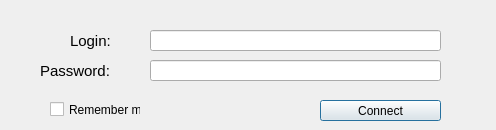
<?xml version="1.0" encoding="UTF-8"?>
<ui version="4.0">
 <class>AutorisationRequest</class>
 <widget class="QDialog" name="AutorisationRequest">
  <property name="geometry">
   <rect>
    <x>0</x>
    <y>0</y>
    <width>496</width>
    <height>130</height>
   </rect>
  </property>
  <property name="windowTitle">
   <string>Dialog</string>
  </property>
  <widget class="QLabel" name="error_label">
   <property name="geometry">
    <rect>
     <x>30</x>
     <y>140</y>
     <width>441</width>
     <height>16</height>
    </rect>
   </property>
   <property name="text">
    <string>Unable to connect due to unknown server's ip and port. Please specify it.</string>
   </property>
  </widget>
  <widget class="QLineEdit" name="password_edit">
   <property name="geometry">
    <rect>
     <x>150</x>
     <y>60</y>
     <width>291</width>
     <height>21</height>
    </rect>
   </property>
   <property name="inputMethodHints">
    <set>Qt::ImhHiddenText|Qt::ImhNoAutoUppercase|Qt::ImhNoPredictiveText|Qt::ImhSensitiveData</set>
   </property>
   <property name="echoMode">
    <enum>QLineEdit::Password</enum>
   </property>
   <property name="clearButtonEnabled">
    <bool>true</bool>
   </property>
  </widget>
  <widget class="QLineEdit" name="lineEdit_6">
   <property name="geometry">
    <rect>
     <x>350</x>
     <y>220</y>
     <width>51</width>
     <height>21</height>
    </rect>
   </property>
  </widget>
  <widget class="QLabel" name="label_7">
   <property name="geometry">
    <rect>
     <x>365</x>
     <y>170</y>
     <width>31</width>
     <height>13</height>
    </rect>
   </property>
   <property name="font">
    <font>
     <family>Arial</family>
    </font>
   </property>
   <property name="text">
    <string>port</string>
   </property>
  </widget>
  <widget class="QLineEdit" name="lineEdit_3">
   <property name="geometry">
    <rect>
     <x>170</x>
     <y>190</y>
     <width>161</width>
     <height>21</height>
    </rect>
   </property>
  </widget>
  <widget class="QCheckBox" name="remember_me_checkbox">
   <property name="geometry">
    <rect>
     <x>50</x>
     <y>100</y>
     <width>91</width>
     <height>19</height>
    </rect>
   </property>
   <property name="font">
    <font>
     <family>Arial</family>
    </font>
   </property>
   <property name="text">
    <string>Remember me</string>
   </property>
  </widget>
  <widget class="QPushButton" name="connect_button">
   <property name="geometry">
    <rect>
     <x>320</x>
     <y>100</y>
     <width>121</width>
     <height>21</height>
    </rect>
   </property>
   <property name="text">
    <string>Connect</string>
   </property>
  </widget>
  <widget class="QLabel" name="label_2">
   <property name="geometry">
    <rect>
     <x>40</x>
     <y>60</y>
     <width>81</width>
     <height>21</height>
    </rect>
   </property>
   <property name="font">
    <font>
     <family>Arial</family>
     <pointsize>11</pointsize>
    </font>
   </property>
   <property name="text">
    <string>Password:</string>
   </property>
  </widget>
  <widget class="QLabel" name="label_3">
   <property name="geometry">
    <rect>
     <x>90</x>
     <y>190</y>
     <width>51</width>
     <height>21</height>
    </rect>
   </property>
   <property name="font">
    <font>
     <family>Arial</family>
     <pointsize>11</pointsize>
    </font>
   </property>
   <property name="text">
    <string>IMAP:</string>
   </property>
  </widget>
  <widget class="QLineEdit" name="lineEdit_5">
   <property name="geometry">
    <rect>
     <x>350</x>
     <y>190</y>
     <width>51</width>
     <height>21</height>
    </rect>
   </property>
  </widget>
  <widget class="QLabel" name="label_4">
   <property name="geometry">
    <rect>
     <x>80</x>
     <y>220</y>
     <width>61</width>
     <height>21</height>
    </rect>
   </property>
   <property name="font">
    <font>
     <family>Arial</family>
     <pointsize>11</pointsize>
    </font>
   </property>
   <property name="text">
    <string>SMTP:</string>
   </property>
  </widget>
  <widget class="QLineEdit" name="lineEdit_4">
   <property name="geometry">
    <rect>
     <x>170</x>
     <y>220</y>
     <width>161</width>
     <height>21</height>
    </rect>
   </property>
  </widget>
  <widget class="QLineEdit" name="login_edit">
   <property name="geometry">
    <rect>
     <x>150</x>
     <y>30</y>
     <width>291</width>
     <height>21</height>
    </rect>
   </property>
   <property name="inputMethodHints">
    <set>Qt::ImhEmailCharactersOnly</set>
   </property>
   <property name="clearButtonEnabled">
    <bool>true</bool>
   </property>
  </widget>
  <widget class="QLabel" name="label">
   <property name="geometry">
    <rect>
     <x>70</x>
     <y>30</y>
     <width>41</width>
     <height>21</height>
    </rect>
   </property>
   <property name="font">
    <font>
     <family>Arial</family>
     <pointsize>11</pointsize>
    </font>
   </property>
   <property name="text">
    <string>Login:</string>
   </property>
  </widget>
  <widget class="QLabel" name="label_6">
   <property name="geometry">
    <rect>
     <x>230</x>
     <y>170</y>
     <width>47</width>
     <height>13</height>
    </rect>
   </property>
   <property name="font">
    <font>
     <family>Arial</family>
    </font>
   </property>
   <property name="text">
    <string>server ip</string>
   </property>
  </widget>
 </widget>
 <resources/>
 <connections/>
</ui>
